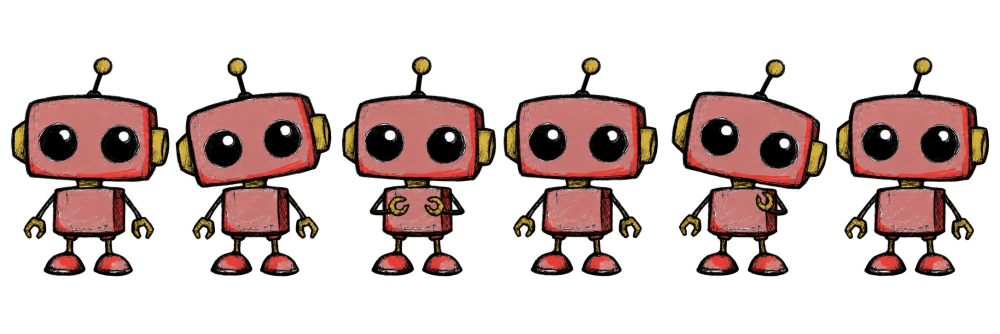
#> input picture art/source/02-idle.webp, 2000 x 667 px (shown at 1/2 size)
$ python sheet_cells.py ../art/source/01-working-hammer.webp ../art/source/02-idle.webp 5 5
#> lines starting #> are read from the running program, lines starting #| are printed output that depends on the picture; after the words box and inside, x2 and y2 are one past the last pixel; in counts of white or black regions, pixels touching at a corner belong together
#!/usr/bin/env python3
"""Cut a pose sheet (a grid of cells on a baked-in grey checkerboard) into matted frames.

    python tools/sheet_cells.py NAME IMAGE COLS ROWS

Made for the 16-direction look sheet (8 x 2 cells, 2026-09-30), on plain white or on a
painted-in "transparent" checkerboard (two light greys, dark green lines between the
cells, a number in each corner). Writes, like video_frames.py:
  art/video/NAME/frames/NNNN.png   RGBA, one per cell, row by row, every cell on the
                                   same canvas with his feet at the same point
  art/video/NAME/metrics.json      bbox, height, head_cx per frame
"""
import json
import sys
from pathlib import Path

import numpy as np
from PIL import Image
from scipy import ndimage

ROOT = Path(__file__).resolve().parent.parent
OUT = ROOT / "art" / "video"
CANVAS = (360, 420)          # every frame: his feet centred at (180, 400)
FEET = (180, 400)


def light(c):
    """The checkerboard's greys (248 and 224) and anything near white or grey-green line."""
    sat = c.max(2) - c.min(2)
    return (c.min(2) >= 200) & (sat < 22)


def line(c):
    """The dark green grid lines."""
    r, g, b = c[..., 0], c[..., 1], c[..., 2]
    return (g > r + 20) & (g > b - 10) & (c.max(2) < 170)


def cut_cell(cell):
    c = cell.astype(np.int16)
    bgish = light(c) | line(c)
    lab, _ = ndimage.label(bgish)
    border = set(np.concatenate([lab[0], lab[-1], lab[:, 0], lab[:, -1]]).tolist()) - {0}
    bg = np.isin(lab, list(border))
    # Enclosed light: an eye highlight sits inside a black eye; anything else (a gap
    # between an arm and his body, showing the checkerboard or plain white) is background.
    lum = c.mean(2)
    for i in set(np.unique(lab).tolist()) - {0} - border:
        comp = lab == i
        # the ring a few pixels out, past the highlight's own soft edge
        rim = ndimage.binary_dilation(comp, iterations=5) & ~ndimage.binary_dilation(comp, iterations=2)
        in_eye = (lum[rim] < 90).mean() > 0.6
        if not in_eye or comp.sum() > 2500:
            bg |= comp
    fg = ~bg
    lab2, n = ndimage.label(fg)
    if n == 0:
        return None
    sizes = ndimage.sum(fg, lab2, range(1, n + 1))
    big = int(np.argmax(sizes)) + 1
    objs = ndimage.find_objects(lab2)
    y0, y1, x0, x1 = objs[big - 1][0].start, objs[big - 1][0].stop, objs[big - 1][1].start, objs[big - 1][1].stop
    keep = np.zeros_like(fg)
    for i, o in enumerate(objs):
        # the robot, and bits of him touching his box (the antenna ball); not the cell's number
        oy0, oy1, ox0, ox1 = o[0].start, o[0].stop, o[1].start, o[1].stop
        inside = oy0 >= y0 - 4 and oy1 <= y1 + 4 and ox0 >= x0 - 4 and ox1 <= x1 + 4
        if i + 1 == big or (inside and sizes[i] >= 20):
            keep |= lab2 == i + 1
    # soft edge: un-mix from the background (white, or the checkerboard's mid-grey)
    ring = keep & ~ndimage.binary_erosion(keep)
    bgl = float(np.median(lum[bg])) if bg.any() else 245.0
    alpha = np.where(ring, np.clip((bgl - lum) / (bgl - 40.0), 0.0, 1.0), keep * 1.0)
    a = np.maximum(alpha, 0.05)[..., None]
    col = np.where(ring[..., None], (c - (1 - a) * bgl) / a, c)
    out = np.zeros(c.shape[:2] + (4,), np.float64)
    out[..., :3] = np.clip(col, 0, 255)
    out[..., 3] = alpha * 255
    return out.round().astype(np.uint8), keep


def main():
    if len(sys.argv) != 5:
        raise SystemExit(__doc__)
    name, image, cols, rows = sys.argv[1], Path(sys.argv[2]), int(sys.argv[3]), int(sys.argv[4])
    im = np.array(Image.open(image).convert("RGB"))
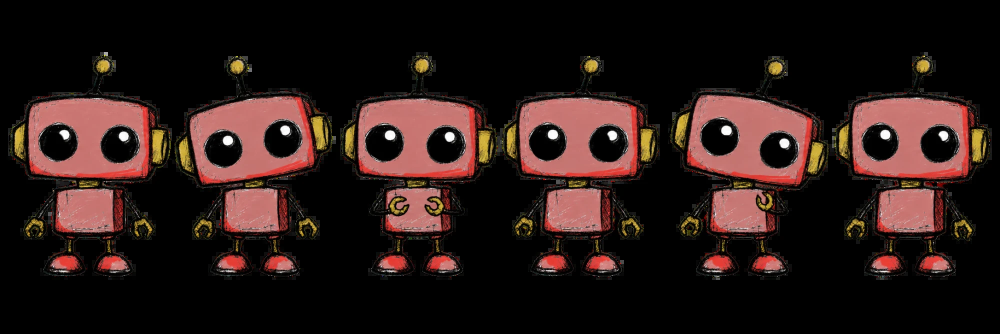
#> im: shape (667, 2000, 3) (shown at 1/2 size); mean R, G, B 42.1, 25.8, 22.9
    H, W = im.shape[:2]
#> H = 667; W = 2000
    dest = OUT / name
    (dest / "frames").mkdir(parents=True, exist_ok=True)
    metrics = []
    for r in range(rows):
        for k in range(cols):
            i = r * cols + k
            # a few pixels in from each cell edge, clear of the grid lines
            x0, x1 = round(k * W / cols) + 3, round((k + 1) * W / cols) - 3
            y0, y1 = round(r * H / rows) + 3, round((r + 1) * H / rows) - 3
            got = cut_cell(im[y0:y1, x0:x1])
            if got is None:
                metrics.append(dict(index=i, empty=True))
                continue
            rgba, keep = got
            ys, xs = np.nonzero(keep)
            fy1 = ys.max() + 1
            band = keep[max(0, fy1 - 12):fy1]
            bx = np.nonzero(band.any(0))[0]
            feet_cx = (bx.min() + bx.max()) / 2
            canvas = Image.new("RGBA", CANVAS, (0, 0, 0, 0))
            ox, oy = int(round(FEET[0] - feet_cx)), int(FEET[1] - fy1)
            canvas.alpha_composite(Image.fromarray(rgba, "RGBA"), (ox, oy))
            canvas.save(dest / "frames" / f"{i:04d}.png")
            a = np.array(canvas)[..., 3] > 0
            cy, cx = np.nonzero(a)
            bbox = [int(cx.min()), int(cy.min()), int(cx.max()) + 1, int(cy.max()) + 1]
            metrics.append(dict(index=i, bbox=bbox, height=bbox[3] - bbox[1], head_cx=float(FEET[0]), head_w=0, feet_cx=float(FEET[0])))
#> this loop made 5 passes
#> pass 1, in cut_cell, `c = cell.astype(np.int16)`:
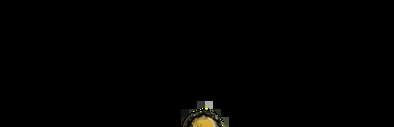
#> c: shape (127, 394, 3) int16; mean of channels 0, 1, 2 1.6, 1.4, 0.9; drawn as R, G, B
#> after the loop:
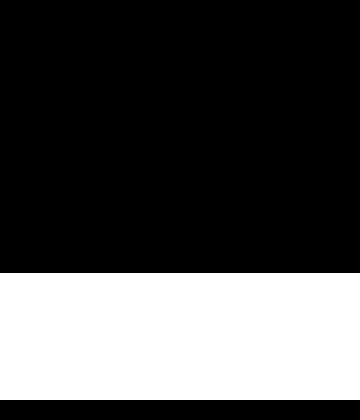
#> a: shape (420, 360) bool; 30.2% white; 1 white region, box (x1, y1, x2, y2) and area: (0, 273, 360, 400) 45720
#> after the loop:
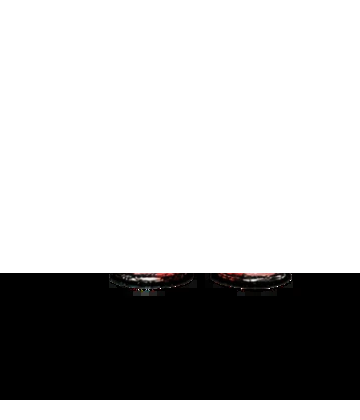
#> canvas: PIL image 360x420 RGBA; mean R, G, B, A 0.8, 0.6, 0.6, 77; transparent parts drawn white
#> after the loop: keep: shape (127, 394) bool; every value is 1
#> after the loop:
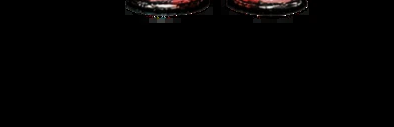
#> rgba: shape (127, 394, 4); mean R, G, B, A 2.5, 1.8, 1.7, 254.8; transparent parts drawn white
#> after the loop, metrics = 25 items
    (dest / "metrics.json").write_text(json.dumps(dict(image=str(image), cells=[cols, rows], frames=metrics), indent=1))
    print(json.dumps(dict(name=name, cells=len(metrics), heights=[m.get("height") for m in metrics])))
#| {"name": "../art/source/01-working-hammer.webp", "cells": 25, "heights": [127, 127, 127, 127, 127, 128, 128, 128, 128, 128, 127, 127, 127, 127, 127, 128, 128, 128, 128, 128, 127, 127, 127, 127, 127]}


if __name__ == "__main__":
    main()

$ run again, on art/source/05-sleep.webp
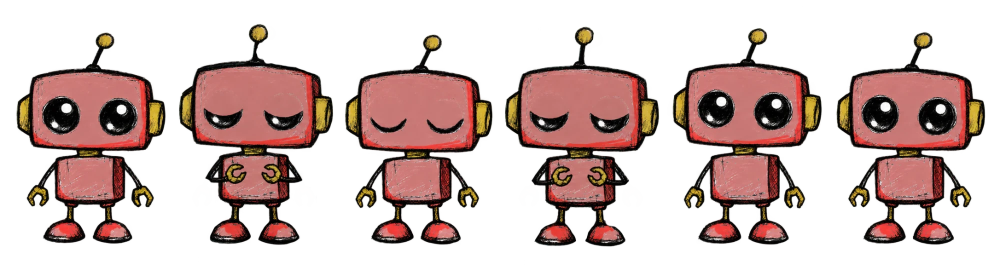
#> input picture art/source/05-sleep.webp, 2000 x 541 px (shown at 1/2 size)
#> the loop in main, `for r in range(rows):` made 5 passes
#> after the loop in main, `for r in range(rows):`:
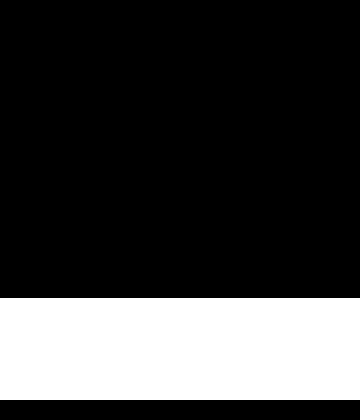
#> a: shape (420, 360) bool; 24.3% white; 1 white region, box (x1, y1, x2, y2) and area: (0, 298, 360, 400) 36720
#> after the loop in main, `for r in range(rows):`:
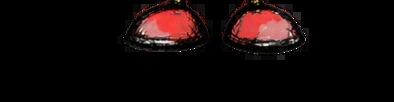
#> rgba: shape (102, 394, 4); mean R, G, B, A 18.3, 8.8, 8.4, 255; transparent parts drawn white
#> after the loop in main, `for r in range(rows):`: metrics = 25 items
#| {"name": "../art/source/05-sleep.webp", "cells": 25, "heights": [102, 102, 102, 102, 102, 102, 102, 102, 102, 102, 103, 103, 103, 103, 103, 102, 102, 102, 102, 102, 102, 102, 102, 102, 102]}
